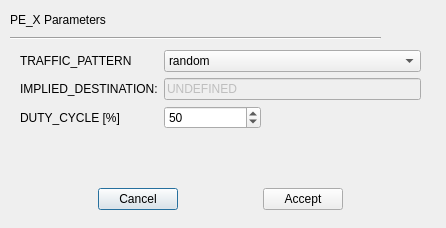
<?xml version="1.0" encoding="UTF-8"?>
<ui version="4.0">
 <class>configPE</class>
 <widget class="QDialog" name="configPE">
  <property name="geometry">
   <rect>
    <x>0</x>
    <y>0</y>
    <width>446</width>
    <height>228</height>
   </rect>
  </property>
  <property name="sizePolicy">
   <sizepolicy hsizetype="Fixed" vsizetype="Fixed">
    <horstretch>0</horstretch>
    <verstretch>0</verstretch>
   </sizepolicy>
  </property>
  <property name="windowTitle">
   <string>PE_X Configuration</string>
  </property>
  <property name="locale">
   <locale language="English" country="UnitedStates"/>
  </property>
  <widget class="QWidget" name="formLayoutWidget">
   <property name="geometry">
    <rect>
     <x>20</x>
     <y>50</y>
     <width>401</width>
     <height>121</height>
    </rect>
   </property>
   <layout class="QFormLayout" name="formLayout">
    <item row="0" column="0">
     <widget class="QLabel" name="label_2">
      <property name="text">
       <string>TRAFFIC_PATTERN</string>
      </property>
     </widget>
    </item>
    <item row="0" column="1">
     <widget class="QComboBox" name="traffic_pattern">
      <item>
       <property name="text">
        <string>random</string>
       </property>
      </item>
      <item>
       <property name="text">
        <string>bit_complement</string>
       </property>
      </item>
      <item>
       <property name="text">
        <string>bit_reverse</string>
       </property>
      </item>
      <item>
       <property name="text">
        <string>bit_rotation</string>
       </property>
      </item>
      <item>
       <property name="text">
        <string>transpose</string>
       </property>
      </item>
      <item>
       <property name="text">
        <string>shuffle</string>
       </property>
      </item>
      <item>
       <property name="text">
        <string>manual</string>
       </property>
      </item>
     </widget>
    </item>
    <item row="1" column="0">
     <widget class="QLabel" name="label_3">
      <property name="text">
       <string>IMPLIED_DESTINATION:</string>
      </property>
     </widget>
    </item>
    <item row="1" column="1">
     <widget class="QLineEdit" name="implied_destination">
      <property name="enabled">
       <bool>false</bool>
      </property>
      <property name="text">
       <string>UNDEFINED</string>
      </property>
      <property name="maxLength">
       <number>32766</number>
      </property>
     </widget>
    </item>
    <item row="2" column="0">
     <widget class="QLabel" name="label_4">
      <property name="text">
       <string>DUTY_CYCLE [%]</string>
      </property>
     </widget>
    </item>
    <item row="2" column="1">
     <layout class="QHBoxLayout" name="horizontalLayout">
      <item>
       <widget class="QSpinBox" name="duty_cycle">
        <property name="minimum">
         <number>1</number>
        </property>
        <property name="maximum">
         <number>100</number>
        </property>
        <property name="value">
         <number>50</number>
        </property>
       </widget>
      </item>
      <item>
       <spacer name="horizontalSpacer">
        <property name="orientation">
         <enum>Qt::Horizontal</enum>
        </property>
        <property name="sizeType">
         <enum>QSizePolicy::Fixed</enum>
        </property>
        <property name="sizeHint" stdset="0">
         <size>
          <width>160</width>
          <height>20</height>
         </size>
        </property>
       </spacer>
      </item>
     </layout>
    </item>
   </layout>
  </widget>
  <widget class="QLabel" name="PE_label">
   <property name="geometry">
    <rect>
     <x>10</x>
     <y>10</y>
     <width>121</width>
     <height>20</height>
    </rect>
   </property>
   <property name="text">
    <string>PE_X Parameters</string>
   </property>
  </widget>
  <widget class="Line" name="line">
   <property name="geometry">
    <rect>
     <x>10</x>
     <y>30</y>
     <width>371</width>
     <height>16</height>
    </rect>
   </property>
   <property name="orientation">
    <enum>Qt::Horizontal</enum>
   </property>
  </widget>
  <widget class="QWidget" name="horizontalLayoutWidget_2">
   <property name="geometry">
    <rect>
     <x>20</x>
     <y>179</y>
     <width>401</width>
     <height>41</height>
    </rect>
   </property>
   <layout class="QHBoxLayout" name="horizontalLayout_2">
    <item>
     <spacer name="horizontalSpacer_3">
      <property name="orientation">
       <enum>Qt::Horizontal</enum>
      </property>
      <property name="sizeHint" stdset="0">
       <size>
        <width>40</width>
        <height>20</height>
       </size>
      </property>
     </spacer>
    </item>
    <item>
     <widget class="QPushButton" name="button_cancel">
      <property name="text">
       <string>Cancel</string>
      </property>
     </widget>
    </item>
    <item>
     <spacer name="horizontalSpacer_2">
      <property name="orientation">
       <enum>Qt::Horizontal</enum>
      </property>
      <property name="sizeHint" stdset="0">
       <size>
        <width>40</width>
        <height>20</height>
       </size>
      </property>
     </spacer>
    </item>
    <item>
     <widget class="QPushButton" name="button_accept">
      <property name="text">
       <string>Accept</string>
      </property>
     </widget>
    </item>
    <item>
     <spacer name="horizontalSpacer_4">
      <property name="orientation">
       <enum>Qt::Horizontal</enum>
      </property>
      <property name="sizeHint" stdset="0">
       <size>
        <width>40</width>
        <height>20</height>
       </size>
      </property>
     </spacer>
    </item>
   </layout>
  </widget>
 </widget>
 <resources/>
 <connections>
  <connection>
   <sender>button_accept</sender>
   <signal>clicked()</signal>
   <receiver>configPE</receiver>
   <slot>accept()</slot>
   <hints>
    <hint type="sourcelabel">
     <x>303</x>
     <y>198</y>
    </hint>
    <hint type="destinationlabel">
     <x>224</x>
     <y>203</y>
    </hint>
   </hints>
  </connection>
  <connection>
   <sender>button_cancel</sender>
   <signal>clicked()</signal>
   <receiver>configPE</receiver>
   <slot>close()</slot>
   <hints>
    <hint type="sourcelabel">
     <x>137</x>
     <y>198</y>
    </hint>
    <hint type="destinationlabel">
     <x>224</x>
     <y>203</y>
    </hint>
   </hints>
  </connection>
 </connections>
</ui>
